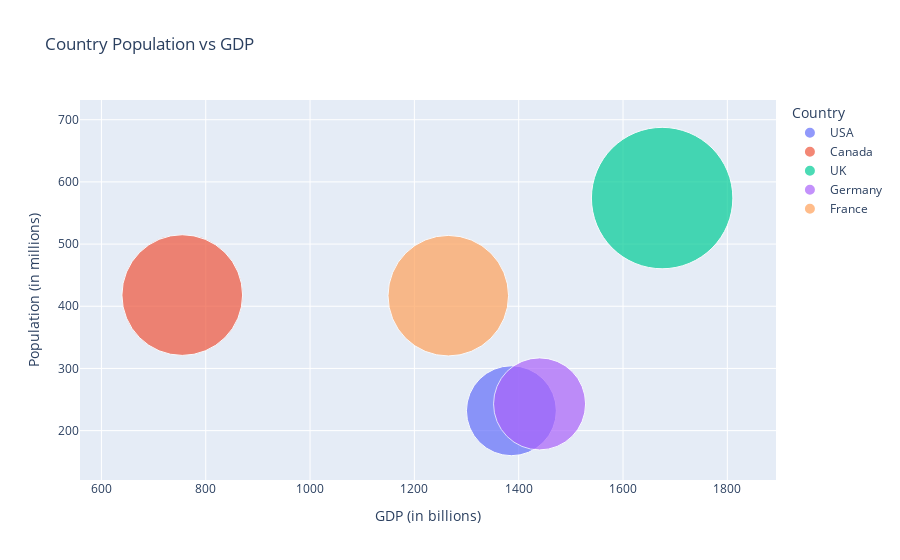

The cell this chart's notebook holds for it:
### Markdown cell above
5. Using the given dataset, create a bubble chart to represent each country's population (y-axis), GDP (xaxis), and bubble size proportional to the population.
np.random.seed(25)
data = {
    'Country': ['USA', 'Canada', 'UK',
'Germany', 'France'],
    'Population':
np.random.randint(100, 1000, 5),
    'GDP': np.random.randint(500, 2000,
5)
}
df = pd.DataFrame(data)

### Code cell
# Seed and data generation
np.random.seed(25)
data = {
    'Country': ['USA', 'Canada', 'UK', 'Germany', 'France'],
    'Population': np.random.randint(100, 1000, 5),
    'GDP': np.random.randint(500, 2000, 5)
}
df = pd.DataFrame(data)

# Create the bubble chart
fig = px.scatter(df, x='GDP', y='Population', size='Population', color='Country',
                 hover_name='Country', size_max=100, title='Country Population vs GDP',
                 labels={'GDP': 'GDP (in billions)', 'Population': 'Population (in millions)'})

# Show the plot
fig.show()

### Figure 1 — Plotly figure (JSON) as saved in the notebook; plotly's stock layout.template omitted (floating-point values rounded to 4 significant figures)
{"data": [{"hovertemplate": "<b>%{hovertext}</b><br><br>Country=USA<br>GDP (in billions)=%{x}<br>Population (in millions)=%{marker.size}<extra></extra>", "hovertext": ["USA"], "legendgroup": "USA", "marker": {"color": "#636efa", "size": [232], "sizemode": "area", "sizeref": 0.0574, "symbol": "circle"}, "mode": "markers", "name": "USA", "orientation": "v", "showlegend": true, "type": "scatter", "x": [1386], "xaxis": "x", "y": [232], "yaxis": "y"}, {"hovertemplate": "<b>%{hovertext}</b><br><br>Country=Canada<br>GDP (in billions)=%{x}<br>Population (in millions)=%{marker.size}<extra></extra>", "hovertext": ["Canada"], "legendgroup": "Canada", "marker": {"color": "#EF553B", "size": [418], "sizemode": "area", "sizeref": 0.0574, "symbol": "circle"}, "mode": "markers", "name": "Canada", "orientation": "v", "showlegend": true, "type": "scatter", "x": [755], "xaxis": "x", "y": [418], "yaxis": "y"}, {"hovertemplate": "<b>%{hovertext}</b><br><br>Country=UK<br>GDP (in billions)=%{x}<br>Population (in millions)=%{marker.size}<extra></extra>", "hovertext": ["UK"], "legendgroup": "UK", "marker": {"color": "#00cc96", "size": [574], "sizemode": "area", "sizeref": 0.0574, "symbol": "circle"}, "mode": "markers", "name": "UK", "orientation": "v", "showlegend": true, "type": "scatter", "x": [1675], "xaxis": "x", "y": [574], "yaxis": "y"}, {"hovertemplate": "<b>%{hovertext}</b><br><br>Country=Germany<br>GDP (in billions)=%{x}<br>Population (in millions)=%{marker.size}<extra></extra>", "hovertext": ["Germany"], "legendgroup": "Germany", "marker": {"color": "#ab63fa", "size": [243], "sizemode": "area", "sizeref": 0.0574, "symbol": "circle"}, "mode": "markers", "name": "Germany", "orientation": "v", "showlegend": true, "type": "scatter", "x": [1440], "xaxis": "x", "y": [243], "yaxis": "y"}, {"hovertemplate": "<b>%{hovertext}</b><br><br>Country=France<br>GDP (in billions)=%{x}<br>Population (in millions)=%{marker.size}<extra></extra>", "hovertext": ["France"], "legendgroup": "France", "marker": {"color": "#FFA15A", "size": [417], "sizemode": "area", "sizeref": 0.0574, "symbol": "circle"}, "mode": "markers", "name": "France", "orientation": "v", "showlegend": true, "type": "scatter", "x": [1265], "xaxis": "x", "y": [417], "yaxis": "y"}], "layout": {"legend": {"itemsizing": "constant", "title": {"text": "Country"}, "tracegroupgap": 0}, "title": {"text": "Country Population vs GDP"}, "xaxis": {"anchor": "y", "domain": [0, 1], "title": {"text": "GDP (in billions)"}}, "yaxis": {"anchor": "x", "domain": [0, 1], "title": {"text": "Population (in millions)"}}}}
